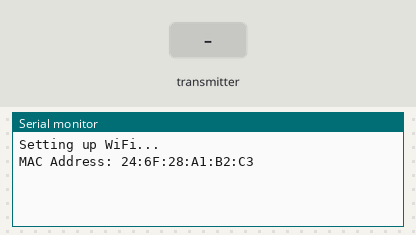
Simulated run of this sketch. Board: ESP32. On the bench: the last lines printed to the serial monitor. Inputs (shaded band) come from the test bench. Random numbers use the default seed unless the sketch sets one.

Above: at 11.2 s.
11.3 s: the transmitter starts sending messages_rec = 1024
At 13.2 s:
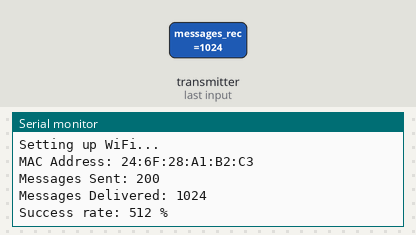
13.5 s: the transmitter starts sending messages_rec = 0
At 14.8 s:
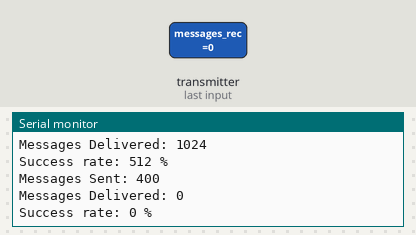
Timing chart, 0 to 16.5 s (numbered marks = the images above; inputs shaded):
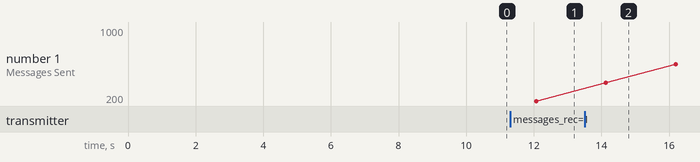

Measured:
- after the input at 11.3 s, the serial monitor: prints a new line after 0.77 s (image 1)
- after the input at 13.5 s, the serial monitor: prints a new line after 0.63 s (image 2)

The sketch:

HapticGlove_ESPNOW.ino
```cpp
#include <esp_now.h>
#include <WiFi.h>
#include <stdint.h>

// General_ESPNOW.h:

#define ESPNOW_WIFI_CHANNEL 5            // WiFi channel to be used by ESP-NOW. The available channels will depend on your region.
#define ESPNOW_WIFI_MODE    WIFI_STA     // WiFi mode to be used by ESP-NOW. Any mode can be used.
#define ESPNOW_WIFI_IF      WIFI_IF_STA  // WiFi interface to be used by ESP-NOW. Any interface can be used.
#define DATA_RATE           100          // In Hz
#define SYNC_DELAY          10           // delay (in sec) between setting up ESPNOW and sending packets
#define PEER_MAC_1          {0x3C, 0x84, 0x27, 0x14, 0x7B, 0xB0} // MAC for board 1
#define PEER_MAC_2          {0x3C, 0x84, 0x27, 0xE1, 0xB3, 0x8C} // MAC for board 2

// Define the data packets
typedef struct position_packet {
  // remove when not monitoring success rate:
  int messages_rec;
  // end remove
  uint8_t finger_pos[16];
  uint8_t wrist_pos[3];
  uint8_t arm_pos[3];
} position_packet;

typedef struct haptic_packet {
  // remove when not monitoring success rate:
  int messages_rec;
  // end remove
  uint8_t force_index;
  uint8_t force_middle;
  uint8_t force_ring;
  uint8_t force_pinky;
  uint8_t force_thumb;
} haptic_packet;

// End General_ESPNOW.h

// Start HapticGlove_ESPNOW.h:

// Create an instance of the struct to be sent/received
// Create it in public space so general glove code can access values
position_packet glove_outData;
haptic_packet glove_inData;

// remove when not monitoring success rate:
int glove_messages_send_attempt;
int glove_messages_send_success;
int glove_messages_rcv;

// general glove code needs to initialize ESPNOW
void glove_ESPNOWsetup(uint8_t board_num);

// general glove code has access to sendData function
void glove_sendData(uint8_t fpos[], uint8_t wpos[], uint8_t apos[]);

// receive data function will call general arm code

void glove_monitorSuccess();

// End HapticGlove_ESPNOW.h

// Start HapticGlove_ESPNOW.c:

uint8_t peer_mac[6];

// Function to handle the result of data send
void GloveOnDataSent(const uint8_t *mac_addr, esp_now_send_status_t status) {
  // Serial.print("\r\nLast Packet Send Status:\t");
  // Serial.println(status == ESP_NOW_SEND_SUCCESS ? "Delivery Success" : "Delivery Fail");
}

// Callback function that will be executed when data is received
void GloveOnDataRecv(const esp_now_recv_info *info, const uint8_t *incomingData, int len) {
  if (len == sizeof(glove_inData)) {
      memcpy(&glove_inData, incomingData, sizeof(glove_inData));
      // Proceed with processing
  } else {
      Serial.println("Received data length does not match expected size.");
  }
  // Serial.print("Bytes received: ");
  // Serial.println(len);
  // Serial.print("Message: ");
  // Serial.println(inData.str);
  // Serial.print("finger_sensor_1: ");
  // Serial.println(inData.finger_sensor_1);
  // Serial.print("finger_sensor_2: ");
  // Serial.println(inData.finger_sensor_2);
  // Serial.print("finger_sensor_3: ");
  // Serial.println(inData.finger_sensor_3);
  // Serial.println();
  // sendData();
  glove_messages_send_success = glove_inData.messages_rec;
  glove_messages_rcv++;
}

void glove_ESPNOWsetup(uint8_t board_num){
  glove_messages_send_attempt = 0;
  glove_messages_send_success = 0;
  glove_messages_rcv = 0;

  switch(board_num){
    case(1): {
      uint8_t temp[] = PEER_MAC_1;
      for(int j=0; j<6; j++){
        peer_mac[j] = temp[j];
      }
      break;
    }
    case(2): {
      uint8_t temp[] = PEER_MAC_2;
      for(int j=0; j<6; j++){
        peer_mac[j] = temp[j];
      }
      break;
    }
    deafult:
      Serial.print("ERROR: Board num not recognized in arm_ESPNOWsetup. Board received: ");
      Serial.println(board_num);
      while(1) delay(10000);
  }

  while (!Serial) {
    delay(10);
  }

  // Set the WiFi to the mode and channel to be used by ESP-NOW
  Serial.println("Setting up WiFi...");
  WiFi.mode(ESPNOW_WIFI_MODE);
  WiFi.setChannel(ESPNOW_WIFI_CHANNEL, WIFI_SECOND_CHAN_NONE);

  // Wait for the WiFi to start
  while (!WiFi.STA.started()) {
    delay(100);
  }

  // Print the MAC address of this device
  Serial.print("MAC Address: ");
  Serial.println(WiFi.macAddress());

  // Initialize ESP-NOW
  if (esp_now_init() != ESP_OK) {
    Serial.println("Error initializing ESP-NOW");
    return;
  }

  // Register the send callback function
  esp_now_register_send_cb(GloveOnDataSent);

  // Register the receive callback function
  esp_now_register_recv_cb(GloveOnDataRecv);

  // Add the peer (receiver) device
  esp_now_peer_info_t peerInfo;
  memset(&peerInfo, 0, sizeof(peerInfo));  // Clear the peer info
  memcpy(peerInfo.peer_addr, peer_mac, 6); // Set peer MAC address
  peerInfo.channel = ESPNOW_WIFI_CHANNEL;  // Same WiFi channel as sender
  peerInfo.encrypt = false;  // No encryption

  if (esp_now_add_peer(&peerInfo) != ESP_OK) {
    Serial.println("Failed to add peer");
    return;
  }

  // DELAY: enter delay if trying to sync up MAC addresses
  delay(SYNC_DELAY*1000);
}

void glove_sendData(uint8_t fpos[], uint8_t wpos[], uint8_t apos[]){
  // Set values to send
  for(int j=0; j<16; j++){
    glove_outData.finger_pos[j] = fpos[j];
  }
  for(int j=0; j<3; j++){
    glove_outData.wrist_pos[j] = wpos[j];
    glove_outData.arm_pos[j] = apos[j];
  }
  glove_outData.messages_rec = glove_messages_rcv;

  // Send struct message via ESP-NOW
  esp_err_t result = esp_now_send(peer_mac, (uint8_t *)&glove_outData, sizeof(glove_outData));

  glove_messages_send_attempt += 1;

  if (result == ESP_OK) {
    // Serial.println("Sent with success");
  } else {
    Serial.println("Error sending the data");
  }
}

void glove_monitorSuccess(){
  Serial.println();
  Serial.print("Messages Sent: ");
  Serial.println(glove_messages_send_attempt);
  Serial.print("Messages Delivered: ");
  Serial.println(glove_messages_send_success);
  Serial.print("Success rate: ");
  Serial.print(glove_messages_send_success*100/glove_messages_send_attempt);
  Serial.println(" %");
  Serial.println();
}

// End HapticGlove_ESPNOW.c

// General Arduino Code for Demonstration

int i;

void setup() {
  // Start the Serial Monitor
  Serial.begin(115200);
  glove_ESPNOWsetup(2);
  i = 0;
}

void loop() {
  uint8_t fpos[16];
  uint8_t wpos[3];
  uint8_t apos[3];
  for(int j=0; j<16; j++){
    fpos[j] = random(1, 255);
  }
  for(int j=0; j<3; j++){
    wpos[j] = random(1, 255);
    apos[j] = random(1, 255);
  }
  glove_sendData(fpos, wpos, apos);
  delay(1000/DATA_RATE);
  i += 1;
  if(i % 200 == 0){
    glove_monitorSuccess();
  }
}
```
